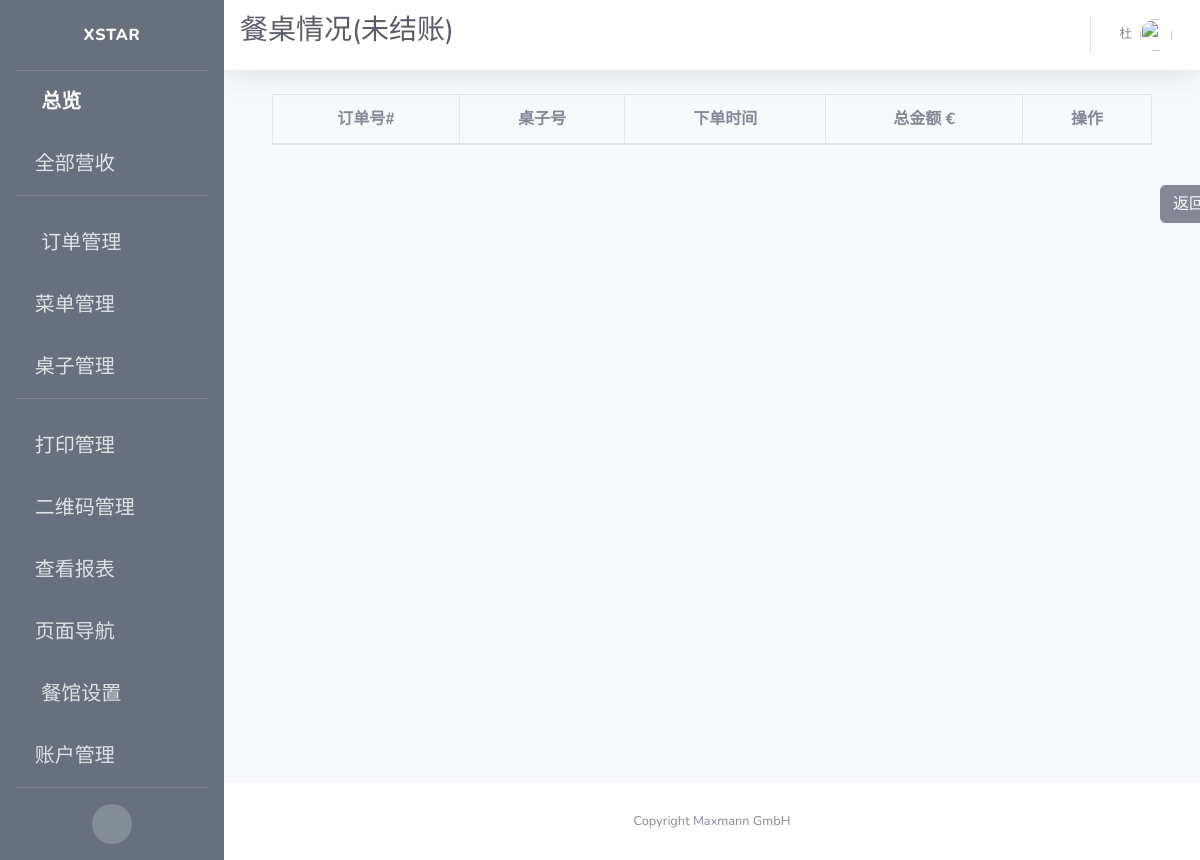
The page /admin/view/open/alacarte/orders (signed in) on the database as committed earlier.
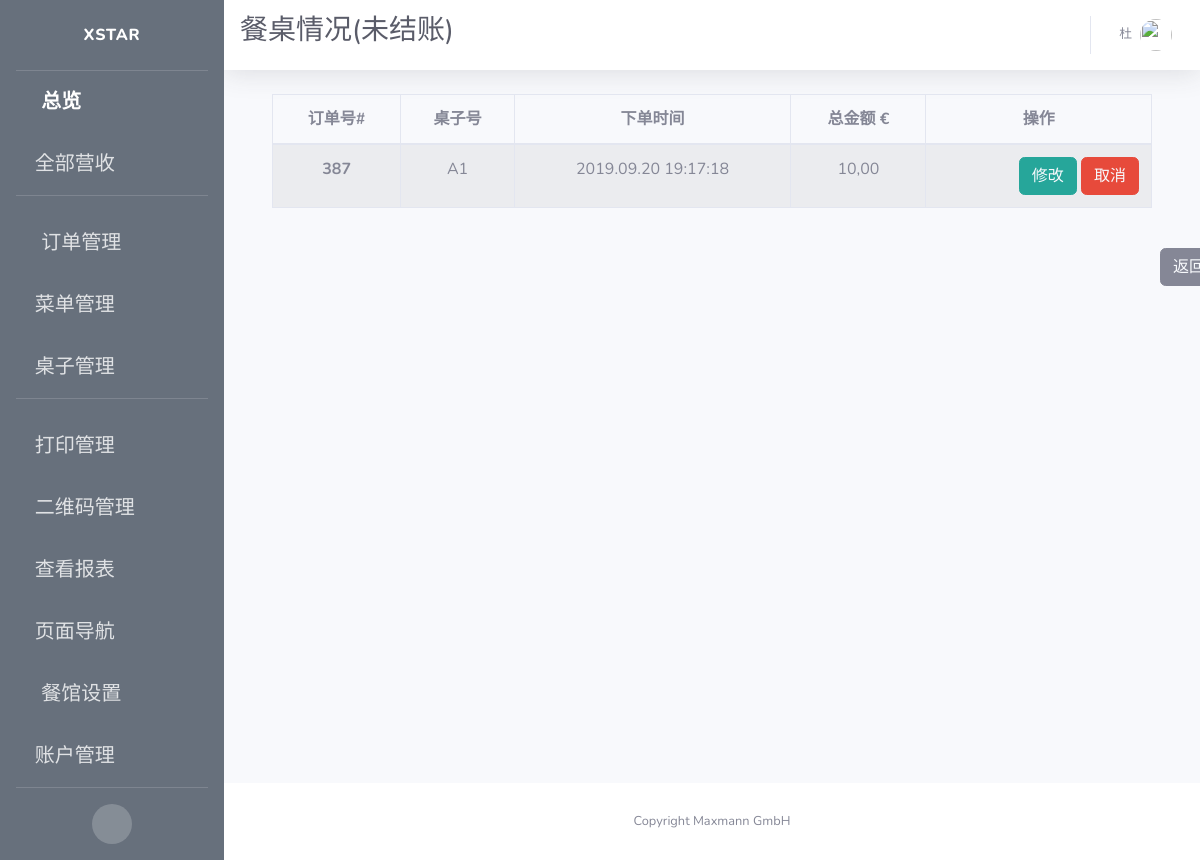
The same page on the database as committed later.
### app/models.py (models this page shows)
class Order(db.Model):
    id = db.Column(db.Integer, primary_key=True, unique=True, index=True)
    totalPrice = db.Column(db.Float, unique=False)
    orderNumber = db.Column(db.String(200), unique=True)
    timeCreated = db.Column(db.DateTime, default=datetime.utcnow)
    isPaid = db.Column(db.Boolean, default=False)
    isReady = db.Column(db.Boolean, default=False)
    isPickedUp = db.Column(db.Boolean, default=False)
    items = db.Column(db.String(1500))
    pay_via = db.Column(db.String(100))
    type = db.Column(db.String(100))
    container = db.Column(db.String(300))
    mealPrinted = db.Column(db.Boolean, default=False)
    printed = db.Column(db.Boolean, default=False)
    settleTime = db.Column(db.DateTime)
    settleID = db.Column(db.String(500))
    table_name = db.Column(db.String(500))
    seat_number = db.Column(db.String(500))
    isCancelled = db.Column(db.Boolean(), default=False)
    isDone = db.Column(db.Boolean())
    dishes = db.Column(db.String(1500))
    discount = db.Column(db.Float, default=0.0)
    discount_rate = db.Column(db.Float, default=0.0)
    subtype = db.Column(db.String(500))
    endTotal = db.Column(db.Float, default=totalPrice)
    section = db.Column(db.String(500))

### app/routes.py (the view)
@app.route('/admin/view/open/alacarte/orders')
@login_required
def admin_view_alacarte_open_orders():
    orders = db.session.query(Order).filter(
        Order.type == "In",
        Order.isPaid == False,
        Order.isCancelled == False).all()
    cur_orders = [order for order in orders if
                  order.timeCreated.date() ==
                  datetime.now(tz=pytz.timezone(timezone)).date()]
    items = {order.id: json.loads(order.items) for order in cur_orders}
    context = dict(open_orders=cur_orders,
                   items=items,
                   datetime_format=datetime_format,
                   referrer=request.headers.get('Referer'),
                   title=u"餐桌情况(未结账)",
                   formatter=formatter,
                   company_name=company_info.get('company_name'))
    return render_template("admin_view_alalcarte_open_orders.html", **context)

### app/models.py (called while the page is built)
@login.user_loader
def load_user(id):
    return User.query.get(int(id))

### app/utilities.py (called while the page is built)
def formatter(number):
    if number == 0:
        number = '{:.2f}'.format(round(number, 2))
        number = number.replace(".", ",")
        return number
    number = format_decimal(round(float(number), 2), locale="de_DE")
    if len(number.split(",")) == 1:
        number = number + ",00"
        return number
    if len(number.split(",")[1]) == 1:
        number = number + "0"
        return number
    return number

### app/templates/admin_view_alalcarte_open_orders.html (shortened to what this page needs)
{% extends 'base.html' %}
{% block css %}
<link rel="stylesheet" type="text/css" href="https://cdn.datatables.net/1.10.19/css/jquery.dataTables.css">
<link rel="stylesheet" type="text/css" href="https://cdnjs.cloudflare.com/ajax/libs/twitter-bootstrap/4.1.3/css/bootstrap.css">
<link rel="stylesheet" type="text/css" href="https://cdn.datatables.net/1.10.19/css/dataTables.bootstrap4.min.css">
{% endblock %}
{% block title %}
<h1 class="h3 mb-2 text-gray-800">{{title}}</h1>
{% endblock %}
{% block content %}
<div class="container">
  <div class="row">
    <div class="col-sm-12">
      <table id="example" class="table table-striped table-bordered">
        <thead>
          <tr>
            <th scope="col">订单号#</th>
            <th scope="col">桌子号</th>
            <th scope="col">下单时间</th>
            <th scope="col">总金额 €</th>
            <th scope="col">操作</th>
          </tr>
        </thead>
        <tbody>
          {% for order in open_orders %}
          <tr>
            <th scope="row">{{order.id}}</th>
            <td>{{ order.table_name }}</td>
            <td>{{ order.timeCreated.strftime(datetime_format) }}</td>
            <td>{{ formatter(order.totalPrice) }}</td>
            <td style="text-align:right">
              <span>
                <button type="button" class="btn btn-info" style="border-color:#26a69a; background-color:#26a69a;">
                  <a href={{ url_for('admin_alacarte_order_edit', order_id=order.id) }} style="color: rgb(247, 249, 252)">
                    修改
                  </a>
                </button>
              </span>
              <span>
                {% if not order.isCancelled and not order.isPaid %}
                <button type="button" class="btn btn-danger">
                  <a href={{ url_for('admin_cancel_alacarte_order', order_id=order.id) }} style="color: rgb(247, 249, 252)">
                    取消
                  </a>
                </button>
                {% endif %}
              </span>
            </td>
          </tr>
          {% endfor %}
        </tbody>
      </table>
    </div>
  </div>
</div>
<br>
<button type="button" class="btn btn-secondary" style="margin-left:912px">
  <a style="color: rgb(247, 249, 252)" href={{ referrer }} >
    返回
  </a>
</button>
{% endblock %}

Rows that differ between the two databases and show on the page:
added Order: id "387", table_name "A1", timeCreated "2019.09.20 19:17:18", totalPrice "10,00"
